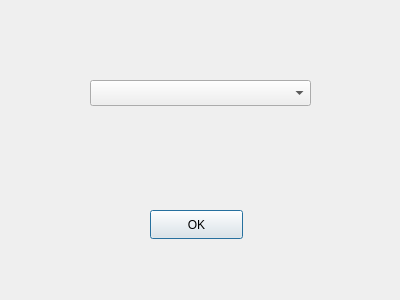
<?xml version="1.0" encoding="UTF-8"?>
<ui version="4.0">
 <class>SelectProfile</class>
 <widget class="QDialog" name="SelectProfile">
  <property name="geometry">
   <rect>
    <x>0</x>
    <y>0</y>
    <width>400</width>
    <height>300</height>
   </rect>
  </property>
  <property name="windowTitle">
   <string>Select profile</string>
  </property>
  <widget class="QComboBox" name="cbSelectProfile">
   <property name="geometry">
    <rect>
     <x>90</x>
     <y>80</y>
     <width>221</width>
     <height>26</height>
    </rect>
   </property>
  </widget>
  <widget class="QPushButton" name="pbSelectOK">
   <property name="geometry">
    <rect>
     <x>150</x>
     <y>210</y>
     <width>93</width>
     <height>29</height>
    </rect>
   </property>
   <property name="text">
    <string>OK</string>
   </property>
  </widget>
 </widget>
 <resources/>
 <connections/>
</ui>
